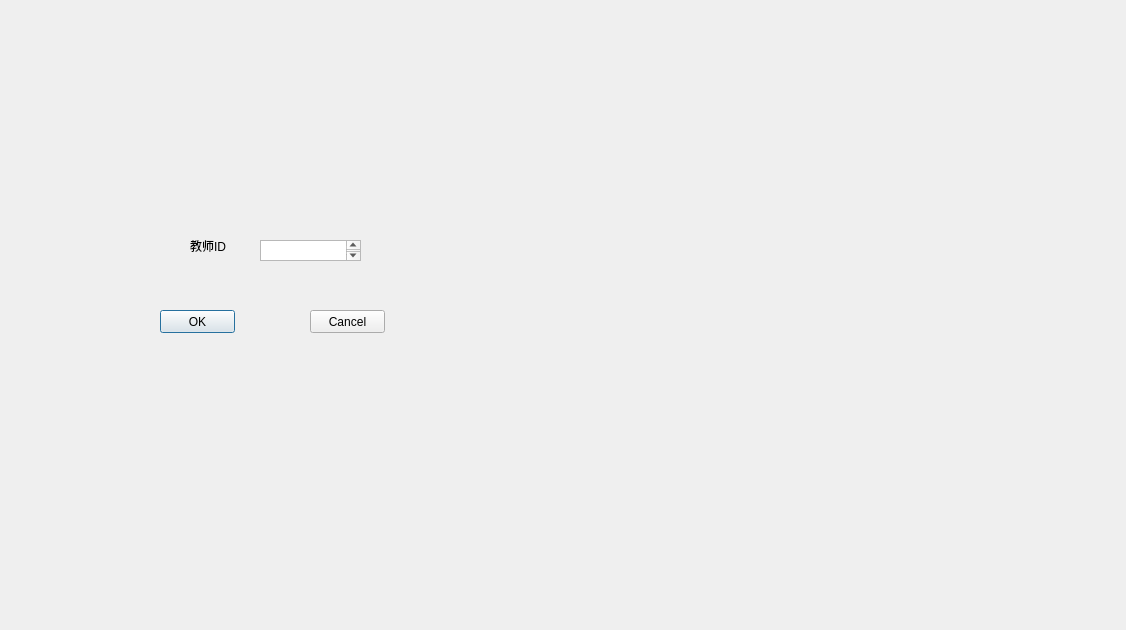
<?xml version="1.0" encoding="UTF-8"?>
<ui version="4.0">
 <class>EnterTeacherIdDialog</class>
 <widget class="QDialog" name="EnterTeacherIdDialog">
  <property name="geometry">
   <rect>
    <x>0</x>
    <y>0</y>
    <width>1126</width>
    <height>630</height>
   </rect>
  </property>
  <property name="windowTitle">
   <string>Dialog</string>
  </property>
  <widget class="QLabel" name="label">
   <property name="geometry">
    <rect>
     <x>190</x>
     <y>240</y>
     <width>54</width>
     <height>12</height>
    </rect>
   </property>
   <property name="text">
    <string>教师ID</string>
   </property>
  </widget>
  <widget class="QPushButton" name="pushButton">
   <property name="geometry">
    <rect>
     <x>160</x>
     <y>310</y>
     <width>75</width>
     <height>23</height>
    </rect>
   </property>
   <property name="text">
    <string>OK</string>
   </property>
  </widget>
  <widget class="QPushButton" name="pushButtonCancel">
   <property name="geometry">
    <rect>
     <x>310</x>
     <y>310</y>
     <width>75</width>
     <height>23</height>
    </rect>
   </property>
   <property name="text">
    <string>Cancel</string>
   </property>
  </widget>
  <widget class="QTextEdit" name="textEditTeacherID">
   <property name="geometry">
    <rect>
     <x>260</x>
     <y>240</y>
     <width>101</width>
     <height>21</height>
    </rect>
   </property>
  </widget>
 </widget>
 <resources/>
 <connections>
  <connection>
   <sender>pushButtonCancel</sender>
   <signal>clicked()</signal>
   <receiver>EnterTeacherIdDialog</receiver>
   <slot>reject()</slot>
   <hints>
    <hint type="sourcelabel">
     <x>347</x>
     <y>321</y>
    </hint>
    <hint type="destinationlabel">
     <x>562</x>
     <y>314</y>
    </hint>
   </hints>
  </connection>
  <connection>
   <sender>pushButton</sender>
   <signal>clicked()</signal>
   <receiver>EnterTeacherIdDialog</receiver>
   <slot>accept()</slot>
   <hints>
    <hint type="sourcelabel">
     <x>197</x>
     <y>321</y>
    </hint>
    <hint type="destinationlabel">
     <x>562</x>
     <y>314</y>
    </hint>
   </hints>
  </connection>
 </connections>
</ui>
